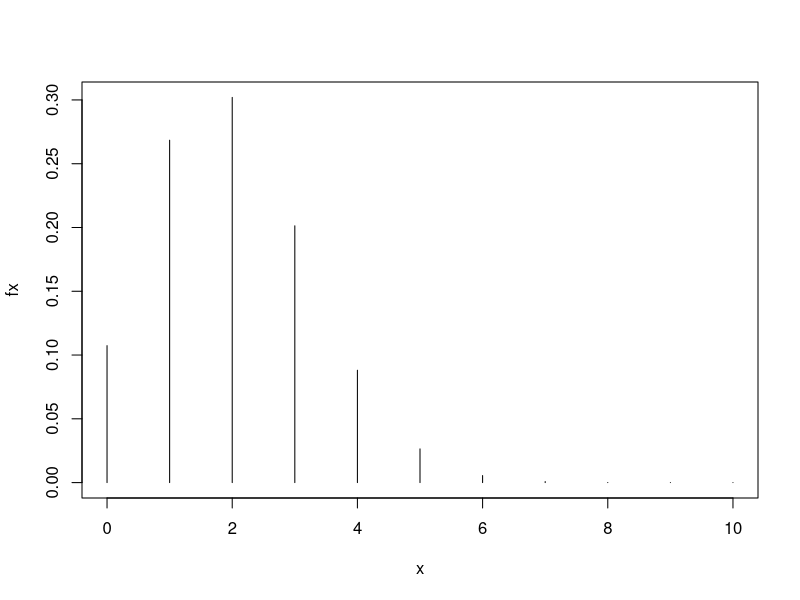

Recreate this plot in R.

# Values for x: all between 0 and 10
x <- seq(0,10)

# pmf for all these values
fx <- dbinom(x, 10, 0.2)

# Table(matrix) of values:
cbind(x, fx)

# Plot
plot(x, fx, type="h")

# use help("plot") to get more options
